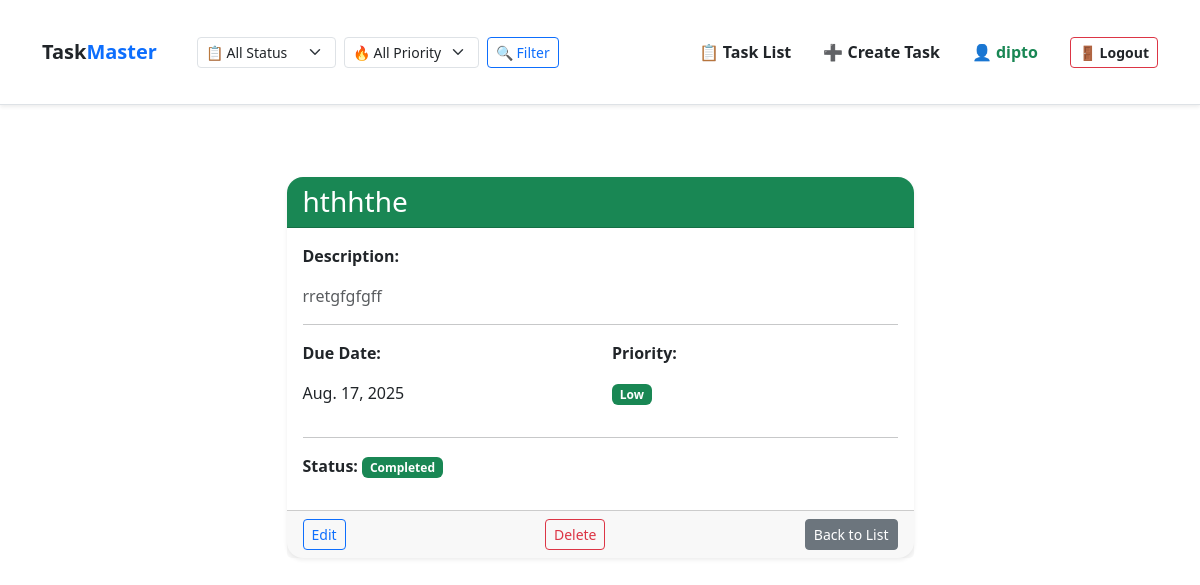
Screenshot of /task/4/ (signed in) with the database file from the repository.
### tasks/models.py (models this page shows, shortened)
class Task(models.Model):
    PRIORITY_CHOICES = [
        ('low', 'Low'),
        ('medium', 'Medium'),
        ('high', 'High'),
    ]
    user = models.ForeignKey(User, on_delete=models.CASCADE)
    title = models.CharField(max_length=255)
    description = models.TextField(blank=True)
    due_date = models.DateField()
    priority = models.CharField(max_length=10, choices=PRIORITY_CHOICES, default='medium')
    completed = models.BooleanField(default=False)

### tasks/views.py (the view)
# urls.py: path('task/<int:pk>/', views.task_detail, name='task-detail'),
@login_required(login_url='tasks:login')
def task_detail(request, pk):
    task = get_object_or_404(Task, pk=pk, user=request.user)
    return render(request, 'tasks/task_detail.html', {'task': task})

### tasks/templates/tasks/task_detail.html
{% extends "tasks/base.html" %}
{% block content %}
<div class="container py-5">
  <div class="row justify-content-center">
    <div class="col-lg-7 col-md-9 col-sm-11">
      <div class="card shadow-sm rounded-4 border-0">
        <div class="card-header bg-success text-white rounded-top-4">
          <h3 class="mb-0">{{ task.title }}</h3>
        </div>
        <div class="card-body">
          <p><strong>Description:</strong></p>
          <p class="text-muted">
            {{ task.description|default:"No description available." }}
          </p>
          <hr />
          <div class="row">
            <div class="col-6">
              <p><strong>Due Date:</strong></p>
              <p>{{ task.due_date }}</p>
            </div>
            <div class="col-6">
              <p><strong>Priority:</strong></p>
              {% if task.priority == 'high' %}
              <span class="badge bg-danger">High</span>
              {% elif task.priority == 'medium' %}
              <span class="badge bg-warning text-dark">Medium</span>
              {% else %}
              <span class="badge bg-success">Low</span>
              {% endif %}
            </div>
          </div>
          <hr />
          <p>
            <strong>Status:</strong>
            {% if task.completed %}
            <span class="badge bg-success">Completed</span>
            {% else %}
            <span class="badge bg-secondary">Pending</span>
            {% endif %}
          </p>
        </div>
        <div class="card-footer d-flex justify-content-between">
          <a
            href="{% url 'tasks:task-update' task.pk %}"
            class="btn btn-outline-primary btn-sm"
            >Edit</a
          >
          <a
            href="{% url 'tasks:task-delete' task.pk %}"
            class="btn btn-outline-danger btn-sm"
            >Delete</a
          >
          <a href="{% url 'tasks:task-list' %}" class="btn btn-secondary btn-sm"
            >Back to List</a
          >
        </div>
      </div>
    </div>
  </div>
</div>
{% endblock %}

### tasks/templates/tasks/navbar.html (shortened to what this page needs)
{% load static %}
<nav class="navbar navbar-expand-lg navbar-light bg-white shadow-sm border-bottom py-3">
  <div class="container">
    <a class="navbar-brand fw-bold text-primary" href="{% url 'tasks:task-list' %}">
       <span class="text-dark">Task</span><span class="text-primary">Master</span>
    </a>
    <div class="collapse navbar-collapse" id="navbarContent">
      {% if user.is_authenticated %}
      <form class="d-flex align-items-center gap-2 ms-4" method="get" action="{% url 'tasks:task-list' %}">
        <div>
          <select name="status" class="form-select form-select-sm">
            <option value="">📋 All Status</option>
          </select>
        </div>
        <div>
          <select name="priority" class="form-select form-select-sm">
            <option value="">🔥 All Priority</option>
          </select>
        </div>
        <button type="submit" class="btn btn-outline-primary btn-sm">🔍 Filter</button>
      </form>
      {% endif %}
      <ul class="navbar-nav ms-auto align-items-center gap-3">
        {% if user.is_authenticated %}
        <li class="nav-item">
          <a class="nav-link text-dark fw-bold" href="{% url 'tasks:task-list' %}">📋 Task List</a>
        </li>
        <li class="nav-item">
          <a class="nav-link text-dark fw-bold" href="{% url 'tasks:task-create' %}">➕ Create Task</a>
        </li>
        {% endif %}
      </ul>
      {% if user.is_authenticated %}
      <ul class="navbar-nav align-items-center gap-3 ms-4">
        <li class="nav-item">
          <span class="navbar-text fw-bold text-success">👤 {{ user.username }}</span>
        </li><br><br><br>
        <li class="nav-item">
          <form method="post" action="{% url 'tasks:logout' %}">
            <button class="btn btn-outline-danger btn-sm text-dark fw-bold" type="submit">🚪 Logout</button>
          </form>
        </li>
      </ul>
      {% endif %}
    </div>
  </div>
</nav>

### rows the page displays
Task: title "hthhthe", description "rretgfgfgff", due_date "Aug. 17, 2025"

### other values shown
{{ user.username }} "dipto"
